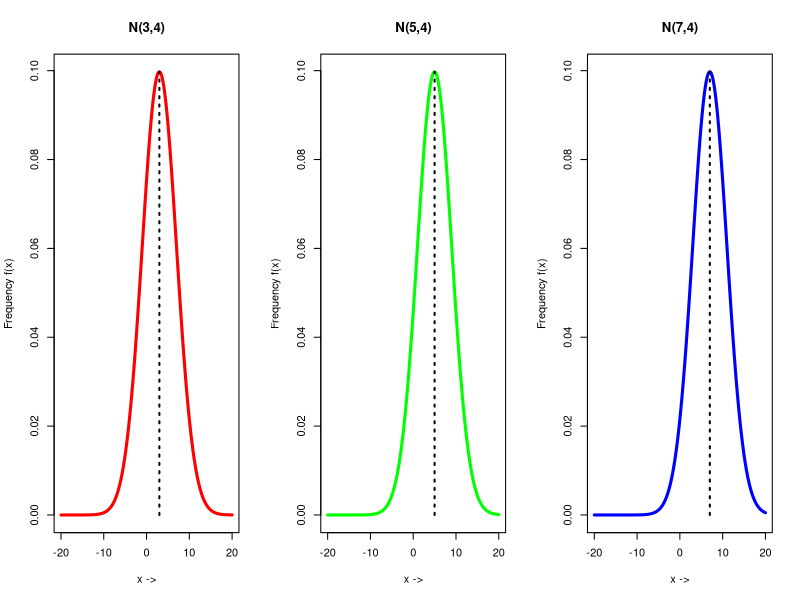
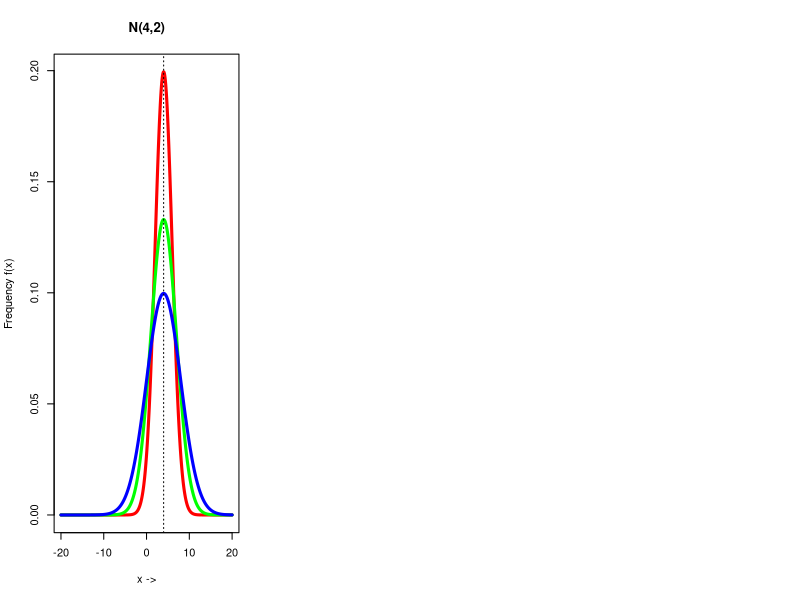
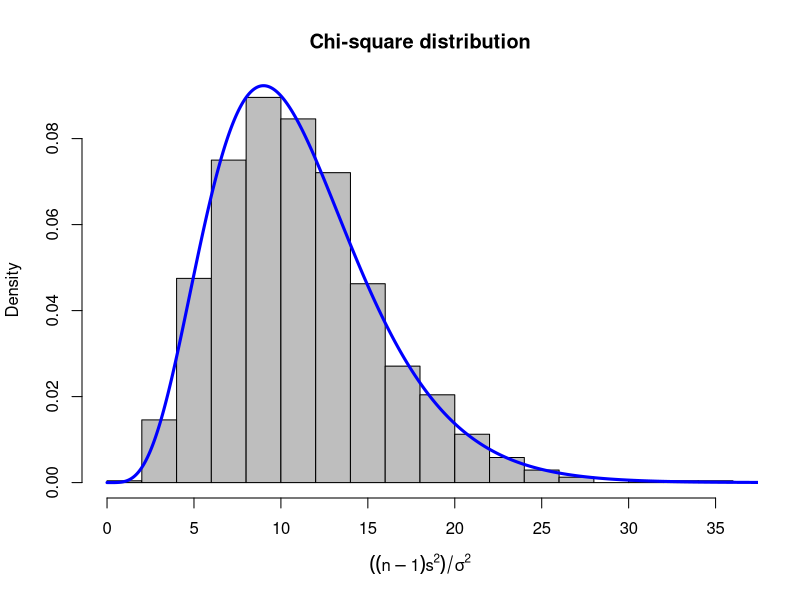
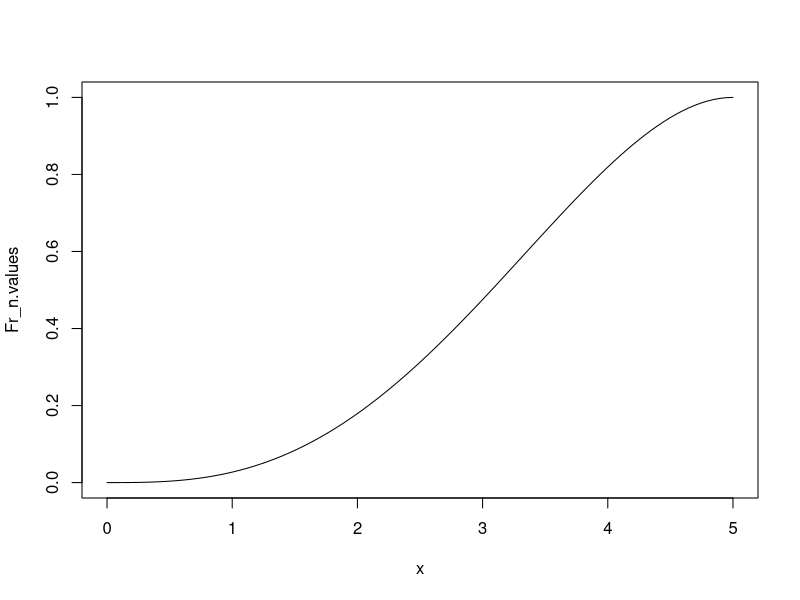
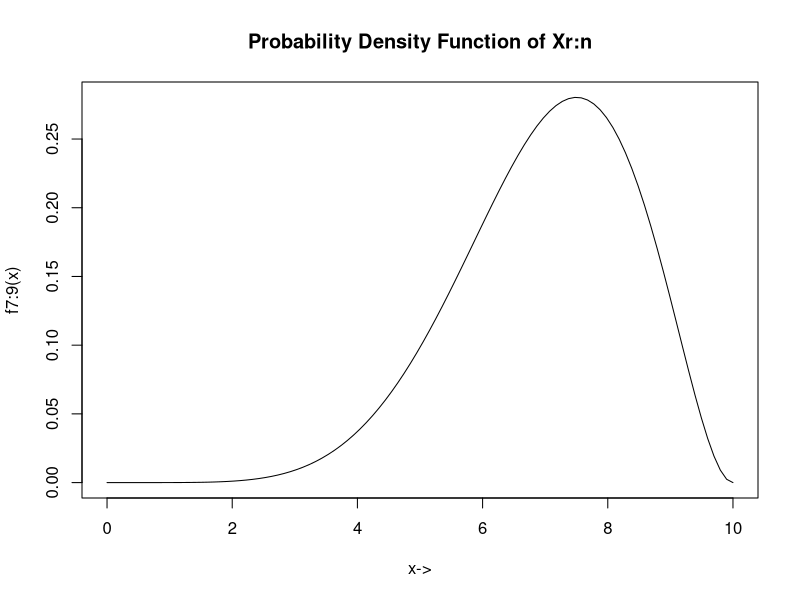

Write the R code that produced these figures, in order.
## ---- chunk 1
set.seed(21)
par(mfrow = c(1, 3))
mu <- c(3, 5, 7)
sigma.2 <- c(16, 16, 16)
sigma <- sqrt(sigma.2)
colors <- c("red", "green", "blue")
labels <- paste0("N(", mu, ",", sigma, ")")
x <- seq(-20, 20, 0.01)

for(i in 1:length(mu)) {
  fx <- dnorm(x, mean = mu[i], sd = sigma[i])
  plot(x, fx, type="l", col = colors[i], lwd=3,
      main = labels[i], xlab = "x ->", 
      ylab = "Frequency f(x)")
  
  segments(x0 = mu[i], y0 = 0, x1 = mu[i], y1 = max(fx), lwd = 2, lty=3)
}
## ---- chunk 2
set.seed(2112)
mu <- c(4, 4, 4)
sigma.2 <- c(4, 9, 16)
sigma <- sqrt(sigma.2)
colors <- c("red", "green", "blue")
labels <- paste0("N(", mu, ",", sigma, ")")
x <- seq(-20, 20, 0.01)

for(i in 1:length(mu)) {
  fx <- dnorm(x, mean = mu[i], sd = sigma[i])
  if(i == 1) {
    plot(x, fx, type="l", col = colors[i], lwd=3,
        main = labels[i], xlab = "x ->", 
        ylab = "Frequency f(x)")
  } else {
    lines(x, fx, lwd=3, col=colors[i])
  }
}
abline(v=mu[1], lty=3) 

## ---- chunk 3
par(mfrow=c(1, 1))
n = 12
mu = 4
sigma.2 = 9
sigma = sqrt(sigma.2)
it = 1200

xvar = array()
for(i in 1:it) {
  x = rnorm(n, mu, sigma)
  xvar[i] = var(x)  
}
# xvar -> list of variances

x = ((n-1)*xvar)/sigma.2
hist(x, breaks = 15, freq = F, col = "gray", xlab = expression(((n-1)*s^2)/sigma^2), main="Chi-square distribution")

x.2 = seq(0,120, 0.01)
chisq.pdf = dchisq(x.2, df=n-1)
lines(x.2, chisq.pdf, col="blue", lwd=3)
## ---- chunk 4
# Uniform Distribution
# pdf_uniform = dunif(x, min=0, max=5)
# cdf_uniform = punif(x, min=0, max=5)

# PDF of uniform (User Defined Function)
pdf.uniform <- function(x, min, max) {
  ifelse(x < min | x > max, 0, 1/(max - min))
}


# CDF of uniform (User Defined Function)
cdf.uniform <- function(x, min, max) {
  ifelse(x < min, 0,
         ifelse(x > max, 1,
                x/(max-min)))
}

# CDF of rth order statistics Fr:n 
cdf.order.uniform.eqn <- function(x, r, n) {
  sum_eqn = ""
  
  for(j in r:n) {
    term = paste0(n,"C", j, "[F(x)]^", j, "[1-F(x)]^(", n, "-", j, ")")
    if(j < n) 
      sum_eqn = paste0(sum_eqn, term, "+")
    else 
      sum_eqn = paste0(sum_eqn, term)
  }
  
  return(sum_eqn)
}

# CDF value
cdf.order.uniform.value <- function(x, r, n, min, max) {
  cdf_x = cdf.uniform(x, min, max)
  sum_value = 0
  
  for(j in r:n) {
    sum_value = sum_value + choose(n, j)*(cdf_x^j)*(1-cdf_x)^(n-j)
  }
  return(sum_value)
}

# Results

r <- 3
n <- 4
x <- seq(0, 5, length.out=100)

Fr_n.eqn <- cdf.order.uniform.eqn(x, r, n)
Fr_n.values <- cdf.order.uniform.value(x, r, n, min=0, max=5)

cat("The distribution function F", r, ":", n, "(x) is given by :\n", Fr_n.eqn)


plot(x, Fr_n.values, type="l")


# P(x_3:4 > 2)
x_threshold <- 2
p_x3_gt_x <- 1 - cdf.order.uniform.value(x_threshold, 3, 4, min=0, max=5)
p_x3_gt_x
## ---- chunk 5
pdf_uniform = dunif(x, min=0, max=10)
cdf_uniform = punif(x, min=0, max=10)


## ---- chunk 6

# kth moment of rth order statistic  = (3!*(k+r-1)!) / ((r-1)! * (k+3)!)
rm_uniform_order <- function(k, r) {
  (factorial(3)*factorial(k+r-1)) / (factorial(r-1)*factorial(k+3))
}

mean_X_1.3 = rm_uniform_order(k = 1, r = 1)
 var_X_1.3 = rm_uniform_order(k = 2, r = 1) - mean_X_1.3^2
mean_X_3.3 = rm_uniform_order(k = 1, r = 3)
 var_X_3.3 = rm_uniform_order(k = 2, r = 3) - mean_X_3.3^2
 
mean_X_1.3
var_X_1.3

mean_X_3.3
var_X_3.3
## ---- chunk 7
# kth moment of rth roder statistic when sample size is n
# PI_i=1^k ((r+i) / (n+i))
rm_uniform_order_n <- function(n, r, k) {
  mult = 1
  for(i in 1:k) {
    term = (r+i-1) / (n+i)
    mult = mult * term
  }
  return(mult)
}
mean_X_1.3 = rm_uniform_order_n(n = 3, r = 1, k = 1)
 var_X_1.3 = rm_uniform_order_n(n = 3, r = 1, k = 2) - mean_X_1.3^2
mean_X_3.3 = rm_uniform_order_n(n = 3, r = 3, k = 1)
 var_X_3.3 = rm_uniform_order_n(n = 3, r = 3, k = 2) - mean_X_3.3^2
 
mean_X_1.3
var_X_1.3

mean_X_3.3
var_X_3.3
## ---- chunk 8
# cdf 
cdf_uniform <- function (x, a, b) {
    ifelse(x < a, 0, ifelse(x > b, 1, (x - a) / (b - a)))
}

# fr:n
fr_n <- function (x, r, n, a, b) {
    cdf_x <- cdf_uniform(x, a, b)
    pdf_x <- 1 / (b - a)

    numerator <- factorial(n) / (factorial(r-1)*factorial(n-r))
    prob_dist <- numerator * cdf_x^(r-1) * (1 - cdf_x)^(n-r)*pdf_x
    prob_dist
}


a <- 0
b <- 10
n <- 9
r <- 7

x_values <- seq(a, b, length.out=100)

fr_n_values <- sapply(x_values, fr_n, r=r, n=n, a=a, b=b)

plot(x_values, fr_n_values, type="l", ylim=c(0, max(fr_n_values)), xlab="x->", ylab=paste0("f", r, ":", n, "(x)"), main=paste0("Probability Density Function of Xr:n"))

# int 2 to 10
p_x7_gt_2 <- integrate(fr_n, 2, b, r=r, n=n, a=a, b=b)$value
cat("P(X_{(7)} > 2):", p_x7_gt_2, "\n")

moment_k <- function(k, r, n, a, b) {
    integrand <- function(x) x^k * fr_n(x, r, n, a, b)
    moment <- integrate(integrand, a, b)$value
    moment
}

mean_x7 <- moment_k(1, r, n, a, b)
var_x7 <- moment_k(2, r, n, a, b) - mean_x7^2


cat("Mean of X_{(7)}:", mean_x7, "\n")
cat("Variance of X_{(7)}:", var_x7, "\n")

